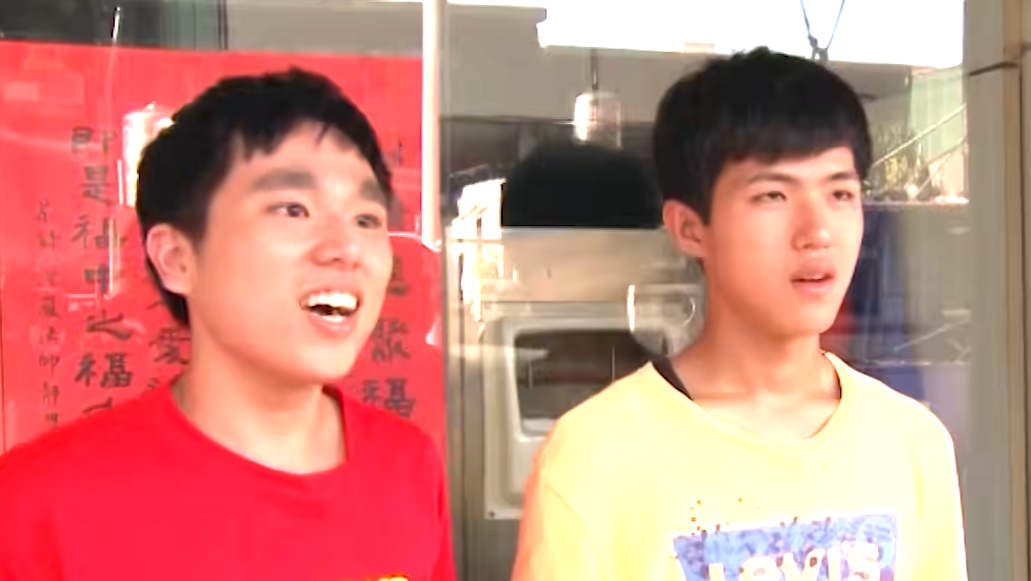
#> input picture aw.png, 1031 x 581 px
$ python image_rotator.py aw.png out.png 1.0
#> lines starting #> are read from the running program, lines starting #| are printed output that depends on the picture
#> in main, image is the input picture: shape (581, 1031, 3); mean B, G, R 124.2, 134.5, 200.8
import cv2
import numpy as np
import argparse
from pathlib import Path

def rotate_image(image, angle, center=None, scale=1.0):
    """
    Rotate an image by a specified angle.

    Parameters:
    - image: The input image
    - angle: Rotation angle in degrees (positive for counter-clockwise)
    - center: Center of rotation (default is center of the image)
    - scale: Scaling factor (default is 1.0, no scaling)

    Returns:
    - The rotated image
    """
#> called with angle = 1, scale = 1
    # Get image dimensions
    height, width = image.shape[:2]
#> height = 581; width = 1031

    # If center is not specified, use the center of the image
    if center is None:
        center = (width // 2, height // 2)
#> center = (515, 290)

    # Get the rotation matrix
    rotation_matrix = cv2.getRotationMatrix2D(center, angle, scale)
#> rotation_matrix = [[1, 0.0175, -4.98], [-0.0175, 1, 9.03]]

    # Calculate the new image dimensions to ensure the entire rotated image is visible
    cos = np.abs(rotation_matrix[0, 0])
#> cos = 1
    sin = np.abs(rotation_matrix[0, 1])
#> sin = 0.0175

    new_width = int((height * sin) + (width * cos))
#> new_width = 1040
    new_height = int((height * cos) + (width * sin))
#> new_height = 598

    # Adjust the rotation matrix to take into account the new dimensions
    rotation_matrix[0, 2] += (new_width / 2) - center[0]
    rotation_matrix[1, 2] += (new_height / 2) - center[1]

    # Apply the rotation
    rotated_image = cv2.warpAffine(image, rotation_matrix, (new_width, new_height), flags=cv2.INTER_LINEAR)
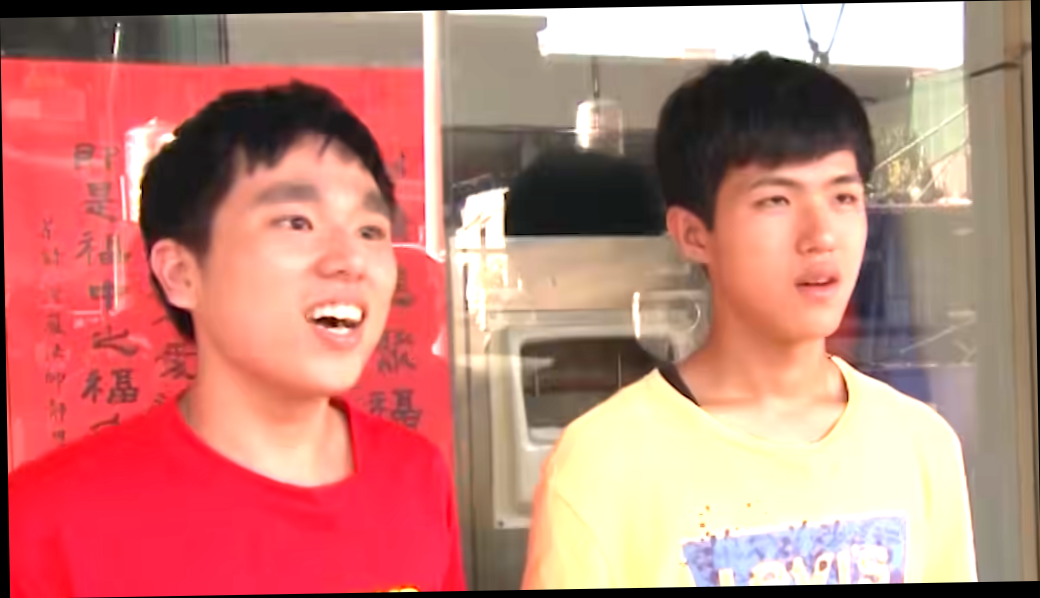
#> rotated_image: shape (598, 1040, 3); mean B, G, R 119.6, 129.6, 193.4

    return rotated_image

def main():
    # Set up command line arguments
    parser = argparse.ArgumentParser(description='Rotate an image to an arbitrary angle.')
    parser.add_argument('input_image', type=str, help='Path to the input image')
    parser.add_argument('output_image', type=str, help='Path to save the rotated image')
    parser.add_argument('angle', type=float, help='Rotation angle in degrees (positive for counter-clockwise)')
    parser.add_argument('--center_x', type=int, default=None, help='X-coordinate of rotation center')
    parser.add_argument('--center_y', type=int, default=None, help='Y-coordinate of rotation center')
    parser.add_argument('--scale', type=float, default=1.0, help='Scaling factor')

    args = parser.parse_args()

    # Check if input file exists
    input_path = Path(args.input_image)
    if not input_path.exists():
        print(f"Error: Input image '{args.input_image}' does not exist.")
        return

    # Load the image
    image = cv2.imread(str(input_path))
    if image is None:
        print(f"Error: Failed to load image '{args.input_image}'.")
        return

    # Set center if provided
    center = None
    if args.center_x is not None and args.center_y is not None:
        center = (args.center_x, args.center_y)

    # Rotate the image
    rotated_image = rotate_image(image, args.angle, center, args.scale)

    # Save the rotated image
    cv2.imwrite(args.output_image, rotated_image)
    print(f"Rotated image saved as '{args.output_image}'")

if __name__ == "__main__":
    main()

$ run again, on aw_r45.png
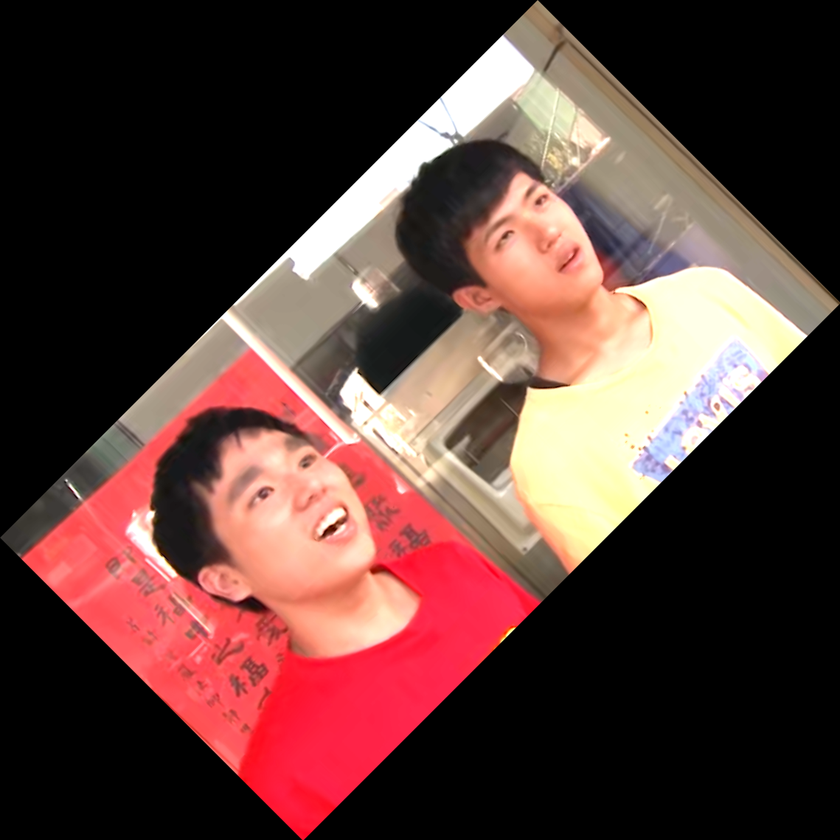
#> input picture aw_r45.png, 840 x 840 px, shrunk from 1139 x 1139 before the run
#> in main, image is the input picture: shape (840, 840, 3); mean B, G, R 57.4, 62.1, 92.8
#> in rotate_image, `rotated_image = cv2.warpAffine(image, rotation_matrix, (new_width, new..`:
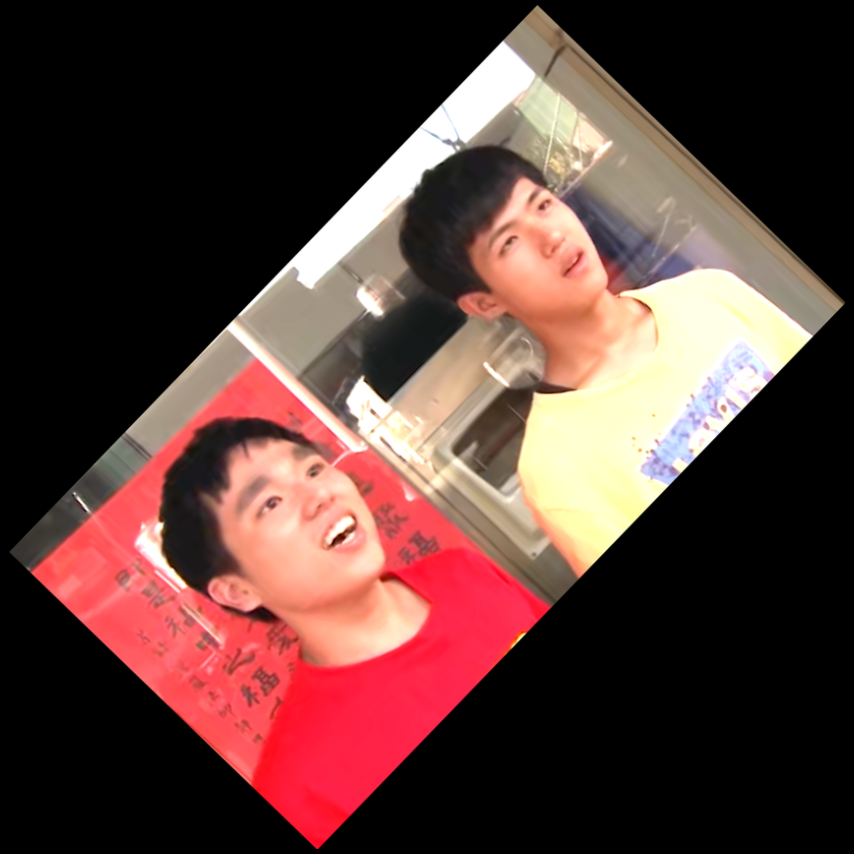
#> rotated_image: shape (854, 854, 3); mean B, G, R 55.5, 60.1, 89.7

$ run again, on wlm.png
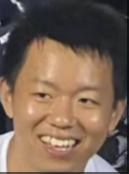
#> input picture wlm.png, 129 x 174 px
#> in main, image is the input picture: shape (174, 129, 3); mean B, G, R 83.3, 99.1, 120.4
#> in rotate_image, `rotated_image = cv2.warpAffine(image, rotation_matrix, (new_width, new..`:
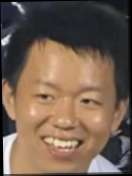
#> rotated_image: shape (176, 132, 3); mean B, G, R 80.4, 95.7, 116.4
